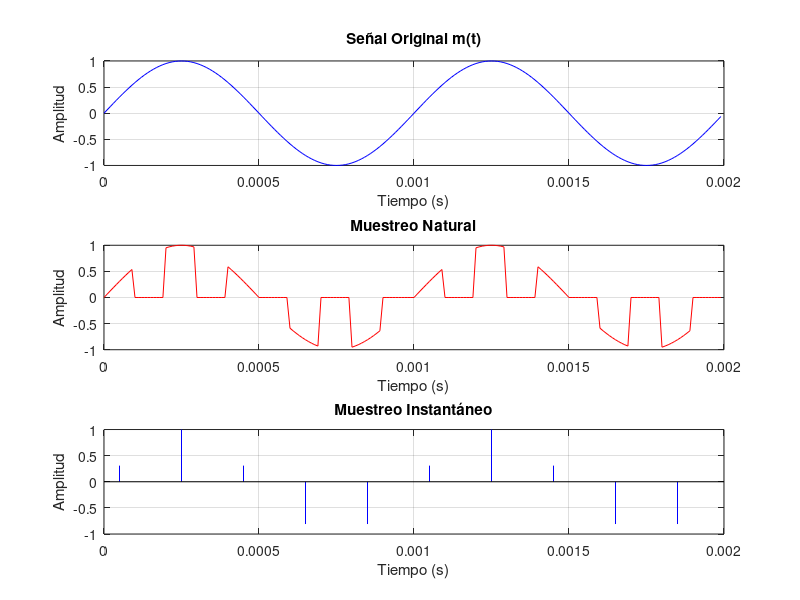
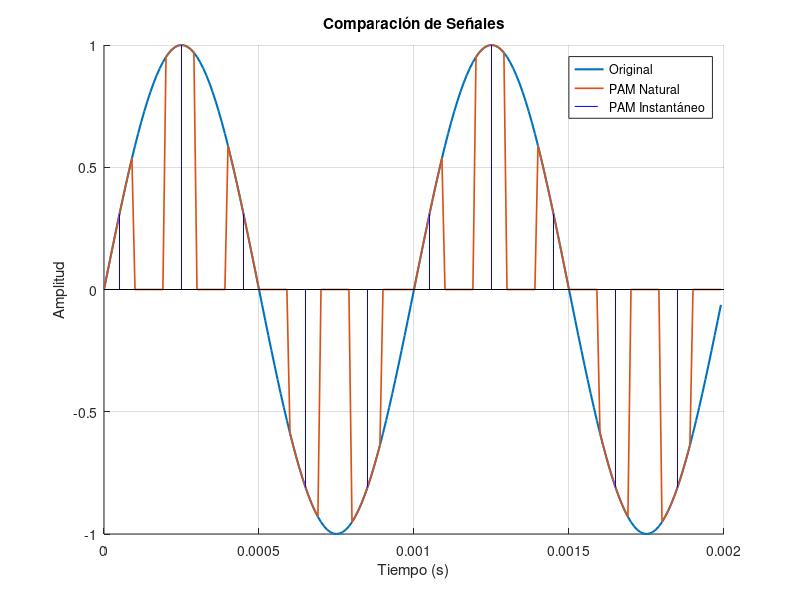

Write MATLAB code to recreate these figures, in order.
clc; clear; close all;

% Parámetros configurables
A = 1;                  % Amplitud de la señal
Fc = 1000;              % Frecuencia de la señal (Hz)
Fs = 5000;              % Frecuencia de muestreo (Hz)
d = 0.5;                % Ciclo de trabajo (0 < d <= 1)
ts = 1/100000;          % Período de muestreo de la señal

% Generación de la señal original
T = 1/Fc;               % Período de la señal
n_samples = 200;     % Número de muestras para 2 ciclos

% Vector de tiempo
t = 0:ts:(n_samples-1)*ts;
m_t = A * sin(2 * pi * Fc * t);

% Muestreo natural
Ts = 1/Fs;              % Período de muestreo
n_samples_pam = floor(length(t) / (Ts / ts));
t_pam = 0:ts:(n_samples-1)*ts;
m_pam = A * sin(2 * pi * Fc * t_pam);
width = d * Ts;         % Duración de cada pulso

%% Muestreo Natural PAM
% Generar tren de pulsos natural
natural_samples = zeros(size(t));
for i = 0:floor(max(t)/Ts)
    pulse_start = i*Ts;
    pulse_end = pulse_start + width;
    natural_samples((t >= pulse_start) & (t < pulse_end)) = 1;
end

pam_natural = m_t .* natural_samples; % Señal PAM natural

%% Muestreo instantáneo
instant_pulses = zeros(size(t));
for n = 0:floor(max(t)/Ts)
    % Calcular tiempo de muestra dentro de Ts
    sample_time = n*Ts + d*Ts/2; % Muestra en el centro de la ventana d*Ts
    [~, idx] = min(abs(t - sample_time));
    if idx <= length(t)
        instant_pulses(idx) = m_t(idx);
    end
end


% Gráficos
figure;
subplot(3,1,1);
plot(t, m_t, 'b');
xlabel('Tiempo (s)'); ylabel('Amplitud');
title('Señal Original m(t)');
grid on;

subplot(3,1,2);
plot(t, pam_natural, 'r');
xlabel('Tiempo (s)'); ylabel('Amplitud');
title('Muestreo Natural');
grid on;

subplot(3,1,3);
stem(t, instant_pulses, 'b', 'Marker', 'none');
xlabel('Tiempo (s)'); ylabel('Amplitud');
title('Muestreo Instantáneo');
grid on;


figure;
hold on;
plot(t, m_t, 'LineWidth', 1.5);
plot(t, pam_natural, 'LineWidth', 1.2);
stem(t, instant_pulses, 'b', 'Marker', 'none');
legend('Original', 'PAM Natural', 'PAM Instantáneo');
title('Comparación de Señales');
xlabel('Tiempo (s)');
ylabel('Amplitud');
grid on;
